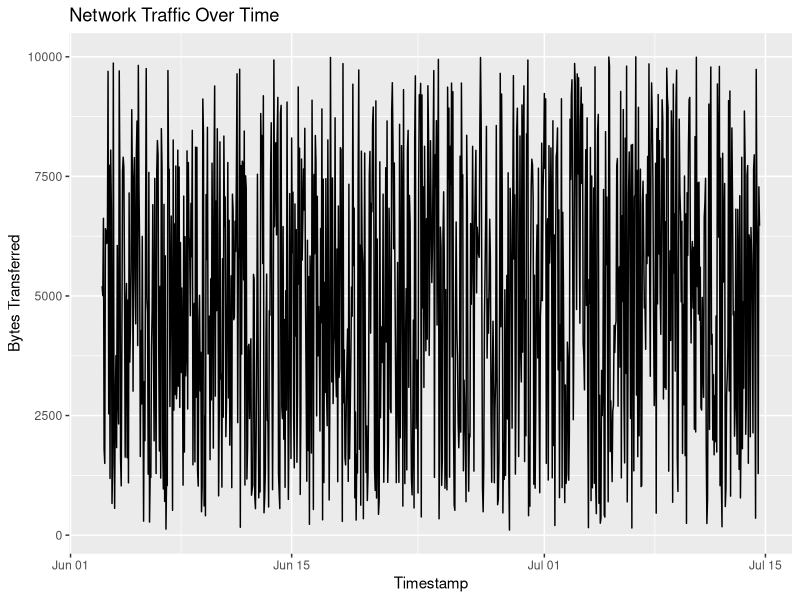

The R source for this figure:
set.seed(123)
num_records <- 1000

timestamps <- seq.POSIXt(from = as.POSIXct("2024-06-03 00:00:00"), 
                         by = "hour", length.out = num_records)

generate_ipv4 <- function(n) {
  paste(sample(0:255, n, replace = TRUE), sample(0:255, n, replace = TRUE), 
        sample(0:255, n, replace = TRUE), sample(0:255, n, replace = TRUE), sep = ".")
}

source_ips <- generate_ipv4(num_records)
destination_ips <- generate_ipv4(num_records)

bytes_transferred <- sample(100:10000, num_records, replace = TRUE)

traffic_data <- data.frame(
  timestamp = timestamps,
  source_ip = source_ips,
  destination_ip = destination_ips,
  bytes_transferred = bytes_transferred
)

head(traffic_data)

install.packages("ggplot2")
library(ggplot2)

options(repr.plot.width=10, repr.plot.height=6)

ggplot(traffic_data, aes(x = timestamp, y = bytes_transferred)) +
  geom_line() +
  labs(title = "Network Traffic Over Time",
       x = "Timestamp",
       y = "Bytes Transferred")
